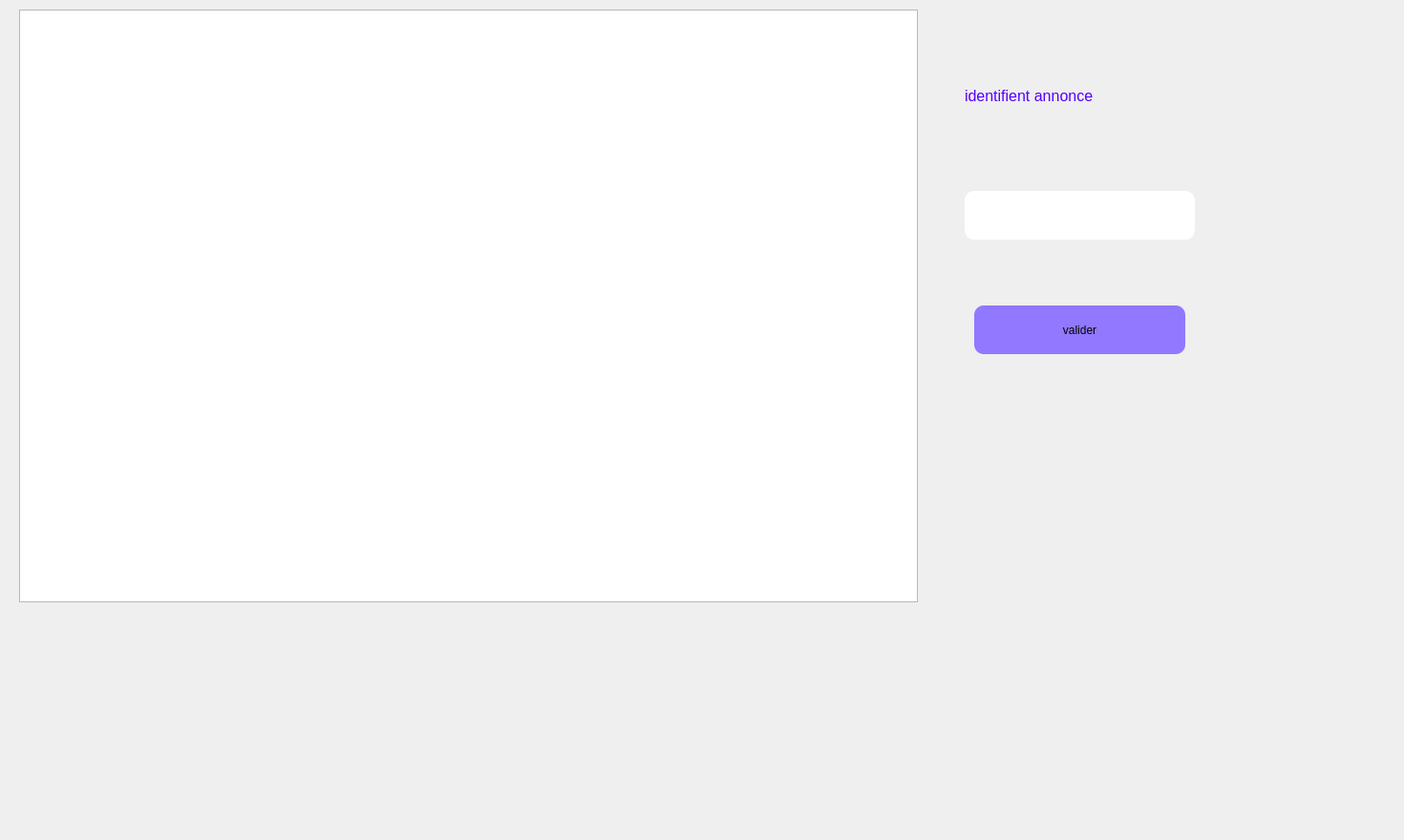
      <widget class="QWidget" name="tab_5">
       <attribute name="title">
        <string>supprimer</string>
       </attribute>
       <widget class="QLabel" name="label_14">
        <property name="geometry">
         <rect>
          <x>0</x>
          <y>0</y>
          <width>471</width>
          <height>321</height>
         </rect>
        </property>
        <property name="text">
         <string/>
        </property>
        <property name="pixmap">
         <pixmap>../../OneDrive/Documents/images/bg.jpg</pixmap>
        </property>
       </widget>
       <widget class="QPushButton" name="valdiersup">
        <property name="geometry">
         <rect>
          <x>1020</x>
          <y>320</y>
          <width>221</width>
          <height>51</height>
         </rect>
        </property>
        <property name="cursor">
         <cursorShape>PointingHandCursor</cursorShape>
        </property>
        <property name="styleSheet">
         <string notr="true">background-color: rgb(0, 0, 255);
background-color: rgb(145, 120, 255);
border-radius: 10px;</string>
        </property>
        <property name="text">
         <string>valider</string>
        </property>
       </widget>
       <widget class="QLabel" name="label_24">
        <property name="geometry">
         <rect>
          <x>1010</x>
          <y>60</y>
          <width>451</width>
          <height>81</height>
         </rect>
        </property>
        <property name="palette">
         <palette>
          <active>
           <colorrole role="WindowText">
            <brush brushstyle="SolidPattern">
             <color alpha="255">
              <red>85</red>
              <green>0</green>
              <blue>255</blue>
             </color>
            </brush>
           </colorrole>
          </active>
          <inactive>
           <colorrole role="WindowText">
            <brush brushstyle="SolidPattern">
             <color alpha="255">
              <red>85</red>
              <green>0</green>
              <blue>255</blue>
             </color>
            </brush>
           </colorrole>
          </inactive>
          <disabled>
           <colorrole role="WindowText">
            <brush brushstyle="SolidPattern">
             <color alpha="255">
              <red>120</red>
              <green>120</green>
              <blue>120</blue>
             </color>
            </brush>
           </colorrole>
          </disabled>
         </palette>
        </property>
        <property name="font">
         <font>
          <pointsize>10</pointsize>
         </font>
        </property>
        <property name="contextMenuPolicy">
         <enum>Qt::DefaultContextMenu</enum>
        </property>
        <property name="text">
         <string>&lt;html&gt;&lt;head/&gt;&lt;body&gt;&lt;p&gt;&lt;span style=&quot; font-size:12pt;&quot;&gt;identifient annonce&lt;/span&gt;&lt;/p&gt;&lt;/body&gt;&lt;/html&gt;</string>
        </property>
       </widget>
       <widget class="QLineEdit" name="lineEdit_id">
        <property name="enabled">
         <bool>false</bool>
        </property>
        <property name="geometry">
         <rect>
          <x>1010</x>
          <y>200</y>
          <width>241</width>
          <height>51</height>
         </rect>
        </property>
        <property name="styleSheet">
         <string notr="true">border-radius: 10px;</string>
        </property>
       </widget>
       <widget class="QLabel" name="label_30">
        <property name="enabled">
         <bool>true</bool>
        </property>
        <property name="geometry">
         <rect>
          <x>-50</x>
          <y>-20</y>
          <width>1461</width>
          <height>871</height>
         </rect>
        </property>
        <property name="text">
         <string/>
        </property>
        <property name="pixmap">
         <pixmap>../images/bg.v1.jpg</pixmap>
        </property>
       </widget>
       <widget class="QTableView" name="taban_2">
        <property name="geometry">
         <rect>
          <x>20</x>
          <y>10</y>
          <width>941</width>
          <height>621</height>
         </rect>
        </property>
       </widget>
       <zorder>label_30</zorder>
       <zorder>label_14</zorder>
       <zorder>valdiersup</zorder>
       <zorder>label_24</zorder>
       <zorder>lineEdit_id</zorder>
       <zorder>taban_2</zorder>
      </widget>
